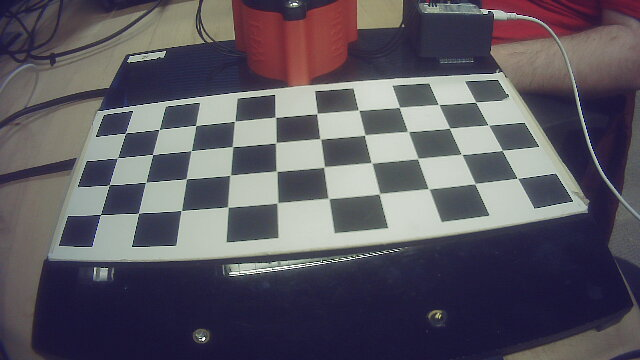
#> input picture simulation/open_manipulator/eyetracking_controller/eyetracking_controller/camera_calibration/MOUNTED_IMAGE.jpg, 640 x 360 px
$ python calibration.py
#> lines starting #> are read from the running program, lines starting #| are printed output that depends on the picture; after the words box and inside, x2 and y2 are one past the last pixel; in counts of white or black regions, pixels touching at a corner belong together; long printed decimals are rounded
# Load used libraries
import numpy as np
import cv2 as cv
import glob
import math


def perform_calibration(boardX: int, boardY: int, calib_imgs_dir:str, calib_results_dir:str, test_img_file:str) -> cv.typing.MatLike:
    # Function that performs camera calibration
    # Inputs:
    # boardX: integer being the number of corners in x
    # boardY: integer being the number of corners in y
    # calib_imgs_dir: string being the directory of where the calibration images are
    # calib_results_dir: string being the directory of where the calibration results should be stored
    # test_img_file: string being the name of the image file to undistort
    # Outputs:
    # dst: image matrix of corrected test_image

    # termination criteria
    criteria = (cv.TERM_CRITERIA_EPS + cv.TERM_CRITERIA_MAX_ITER, 30, 0.001)

    # prepare object points, like (0,0,0), (1,0,0), (2,0,0) ....,(6,5,0)
    objp = np.zeros((boardX*boardY,3), np.float32)
    objp[:,:2] = np.mgrid[0:boardX,0:boardY].T.reshape(-1,2)

    # Arrays to store object points and image points from all the images.
    objpoints = [] # 3d point in real world space
    imgpoints = [] # 2d points in image plane.

    # Loads all image file paths
    images = glob.glob(calib_imgs_dir + '*.jpg')
    print("image filepaths: "+ str(images))

    # Loops through all image file paths
    for fname in images:
        # Loads image
        img = cv.imread(fname)
        # Converts image to grayscale
        gray = cv.cvtColor(img, cv.COLOR_BGR2GRAY)

        # Find the chess board corners
        ret, corners = cv.findChessboardCorners(gray, (boardX,boardY), None)

        # If found, add object points, image points (after refining them)
        if ret == True:
            # Appends object points to object points array
            objpoints.append(objp)
            # Finds corners
            corners2 = cv.cornerSubPix(gray,corners, (11,11), (-1,-1), criteria)
            # Appends corners to image points array
            imgpoints.append(corners2)

            # Draw and display the corners
            cv.drawChessboardCorners(img, (boardX,boardY), corners2, ret)
            cv.imshow('img', img)
            cv.waitKey(50)

    # Cleans up
    cv.destroyAllWindows()

    # Performs camera calibration
    ret, mtx, dist, rvecs, tvecs = cv.calibrateCamera(objpoints, imgpoints, gray.shape[::-1], None, None)

    # Prints and saves calibration matrix
    print("Calibration Matrix:", mtx)
    np.save(calib_results_dir+'calib_mat.npy', mtx)

    # Loads image to undistort
    test_img = cv.imread(test_img_file)
    # Gets image size
    h,  w = test_img.shape[:2]
    # Refines camera matrix and finds roi
    newcameramtx, roi = cv.getOptimalNewCameraMatrix(mtx, dist, (w,h), 1, (w,h))
    # Undistorts image
    dst = cv.undistort(test_img, mtx, dist, None, newcameramtx)
    # crop the image
    x, y, w, h = roi
    dst = dst[y:y+h, x:x+w]

    # Writes undistorted image to file
    cv.imwrite(calib_results_dir+'calibresult.png', dst)

    # Prints and saves refined camera matrix
    print("Refined Calibration Matrix:",newcameramtx)
    np.save(calib_results_dir+'calib_mat_refined.npy', newcameramtx)

    # Prints and saves distortion coefficients
    print("Distortion Coefficients:", dist)
    np.save(calib_results_dir+'dist_coeffs', dist)

    # Initializes mean error
    mean_error = 0
    # Loops through all object points
    for i in range(len(objpoints)):
        # Gets projection points
        imgpoints2, _ = cv.projectPoints(objpoints[i], rvecs[i], tvecs[i], mtx, dist)
        # Finds error by comparing the image points
        error = cv.norm(imgpoints[i], imgpoints2, cv.NORM_L2)/len(imgpoints2)
        # Adds error to mean
        mean_error += error
    # Divides mean error to actually get the mean instead of sum
    mean_error /= len(objpoints)

    # Prints and saves re-projection error
    print("Re-Projection Error", mean_error)
    np.save(calib_results_dir+'reproj_err', mean_error)

    return dst


def flatten_image(img: cv.typing.MatLike, mtx: cv.typing.MatLike, dist: cv.typing.MatLike)-> cv.typing.MatLike:
    # Inputs:
    # img - img matrix from camera, to be flattened - MatLike
    # mtx - calibration matrix, saved from initial calibration - MatLike
    # dist - dist matrix, saved from initial calibration - MatLike
    # Outputs:
    # flat - img matrix from camera, without distortion

    # Gets image size
    h,  w = img.shape[:2]
    # Refines camera matrix and finds roi
    newcameramtx, roi = cv.getOptimalNewCameraMatrix(mtx, dist, (w,h), 1, (w,h))
    # Undistorts image
    dst = cv.undistort(img, mtx, dist, None, newcameramtx)
    # crop the image
    x, y, w, h = roi
    flat = dst[y:y+h, x:x+w]

    return flat


def find_crop_vars(img: cv.typing.MatLike, boardX: int, boardY: int, origin_xy: float)-> tuple[cv.typing.MatLike, float, float]:
    # returns cropped image
    # img - a corrected camera image (using calibration) (already imread'd)
    # boardX, boardY - # of intersections between squares in X and Y directions.

    # use warpPerspective
    # get 4 source corners, and 4 destination corners

    # Find the chess board corners
    ret, corners = cv.findChessboardCorners(img, (boardX, boardY), None)

    top_left = corners[0][0]
    top_right = corners[boardX - 1][0]
    bottom_left = corners[-boardX][0]
    bottom_right = corners[-1][0]

    src = np.float32([
        top_left,
        top_right,
        bottom_right,
        bottom_left
    ])
    # print(src)
    # print("src size:" + str(np.shape(src)))

    # destination corners are  based on longest side
    side1 = math.dist(top_left, top_right)
    side2 = math.dist(top_right, bottom_right)
    side3 = math.dist(bottom_right,bottom_left)
    side4 = math.dist(bottom_left,top_left)

    sides = [side1, side2, side3, side4]
    long_side = max(sides)
    # print(long_side)

    # assuming longest side is boardX corners and shortest is boardY
    short_side = long_side * (boardY/boardX)
    # print(short_side)

    # origin_xy = 28.

    dst = np.float32([
        [origin_xy, origin_xy],
        [long_side,origin_xy],
        [long_side,short_side],
        [origin_xy,short_side]
    ])
    # print(dst)
    # print("dst size:" + str(np.shape(dst)))

    # run warpPerspective
    M = cv.getPerspectiveTransform(src, dst)
    # print(f'M =\n{M}')

    return M, short_side, long_side


def crop_checkerboard(img: cv.typing.MatLike, origin_xy: float, short_side:float, long_side:float, M: cv.typing.MatLike)-> cv.typing.MatLike:
    height, width, channels = img.shape
    img_warped = cv.warpPerspective(img, M, (width, height), flags=cv.INTER_LINEAR)

    # # display resulting image
    # cv.imshow('img_warped', img_warped)
    # cv.waitKey(0)
    # # input("press enter to exit")

    # crop image, easy now we know corners of board
    cropped = img_warped[0:int(short_side + origin_xy), 0:int(long_side + origin_xy)]

    return cropped


def detect_blobs_in_cropped(img: cv.typing.MatLike, detector: cv.SimpleBlobDetector)-> cv.typing.MatLike:

    # greyscale
    grey = cv.cvtColor(img, cv.COLOR_BGR2GRAY)

    # Otsu's thresholding after Gaussian filtering
    blur = cv.GaussianBlur(grey,(5,5),0)
    ret3,th3 = cv.threshold(blur,0,255,cv.THRESH_BINARY+cv.THRESH_OTSU)

    keypoints = detector.detect(th3)
    img_with_keypoints = cv.drawKeypoints(blur, keypoints, np.array([]), (0, 0, 255), cv.DRAW_MATCHES_FLAGS_DRAW_RICH_KEYPOINTS)

    return img_with_keypoints


def main():
    ## Values
    # interior Corners in x direction
    boardX = 10
    # interior Corners in y direction
    boardY = 4
    # Location of calibration images
    mother_dir = '2MPx_wide'
    calib_imgs_dir = mother_dir + '_data/'
    # Location of folder to save npy arrays
    calib_results_dir = mother_dir + '_results/'
    # Name of test image file to undistort
    test_img_file = 'MOUNTED_IMAGE.jpg'
    test_img = cv.imread(test_img_file)
#> test_img is the input picture: shape (360, 640, 3); mean B, G, R 96.9, 88.1, 91.8

    # filename of static checkerboard, to be overlaid on camera image
    static_img_file = 'static-chessboard-3x10.jpg'
    static_img = cv.imread(static_img_file)
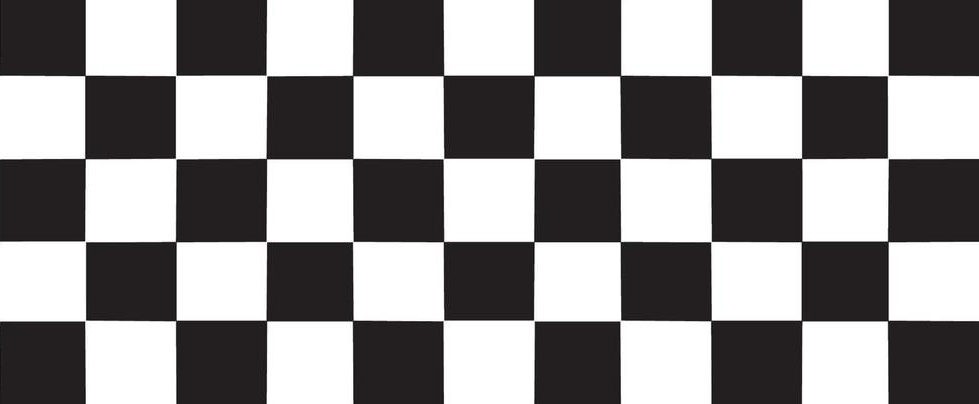
#> input picture simulation/open_manipulator/eyetracking_controller/eyetracking_controller/camera_calibration/static-chessboard-3x10.jpg, 979 x 404 px
#> static_img is the input picture: shape (404, 979, 3); mean B, G, R 141.2, 140.6, 142.6


    perform_calibration(boardX, boardY, calib_imgs_dir, calib_results_dir, test_img_file)
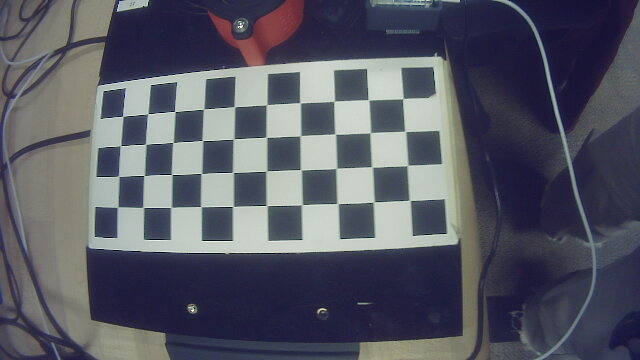
#> input picture simulation/open_manipulator/eyetracking_controller/eyetracking_controller/camera_calibration/2MPx_wide_data/2026-04-06-180339.jpg, 640 x 360 px
#> in perform_calibration, img is the input picture: shape (360, 640, 3); mean B, G, R 99.5, 87.7, 86.2
#> in perform_calibration, `gray = cv.cvtColor(img, cv.COLOR_BGR2GRAY)`:
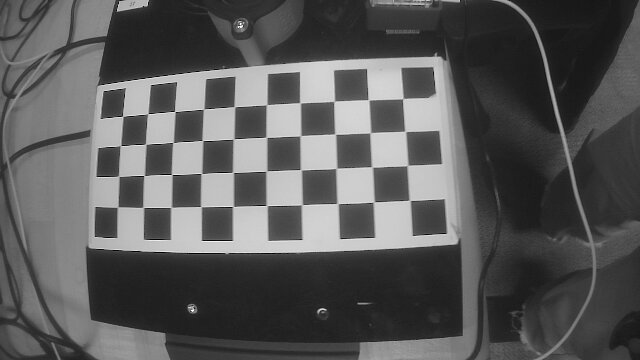
#> gray: shape (360, 640); min 1, max 255, mean 88.6
#> in perform_calibration, `ret, corners = cv.findChessboardCorners(gray, (boardX,boardY), None)`: ret = True; corners = 40 rows, first 8: [122.6, 116.3], [148.1, 113.6], [174.7, 111.4], [203.5, 109.3], [234.5, 106.8], [266.6, 104.6], [300.1, 102.8], [334, 101.5]
#> in perform_calibration, `corners2 = cv.cornerSubPix(gray,corners, (11,11), (-1,-1), criteria)`: corners2 = 40 rows, first 8: [122.6, 116.2], [147.7, 113.9], [174.7, 111.5], [203.6, 109.1], [234.3, 106.5], [266.6, 104.8], [300, 102.7], [334.1, 101.2]
#> in perform_calibration, `cv.drawChessboardCorners(img, (boardX,boardY), corners2, ret)`:
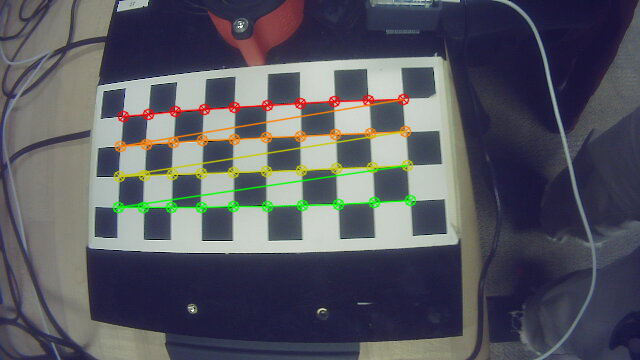
#> img: shape (360, 640, 3); 3.92% of pixels changed, all inside (x1, y1, x2, y2) = (112, 93, 417, 214)
#> in perform_calibration, `ret, mtx, dist, rvecs, tvecs = cv.calibrateCamera(objpoints, imgpoints..`: ret = 0.178; mtx = [[185.7, 0, 352.7], [0, 181.7, 168.7], [0, 0, 1]]; dist = [[-0.0572, -0.00137, -0.00216, 0.0018, 0.00153]]; rvecs = ([-0.0775, 0.00397, -0.0403],); tvecs = ([-7.54, -1.72, 5.37],)
#| Calibration Matrix: [[185.695    0.         352.716 ]
#|  [  0.         181.664 168.704]
#|  [  0.           0.           1.        ]]
#> in perform_calibration, `newcameramtx, roi = cv.getOptimalNewCameraMatrix(mtx, dist, (w,h), 1, ..`: newcameramtx = [[158.7, 0, 352.6], [0, 153.7, 166.8], [0, 0, 1]]; roi = (7, 16, 629, 326)
#> in perform_calibration, `dst = cv.undistort(test_img, mtx, dist, None, newcameramtx)`:
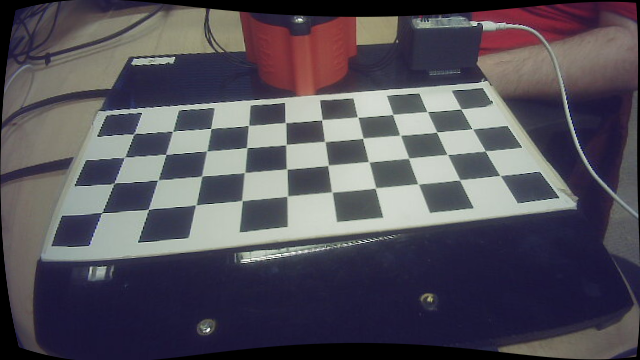
#> dst: shape (360, 640, 3); mean B, G, R 89.4, 80.5, 84.1
#> in perform_calibration, `x, y, w, h = roi`: x = 7; y = 16; w = 629; h = 326
#> in perform_calibration, `dst = dst[y:y+h, x:x+w]`:
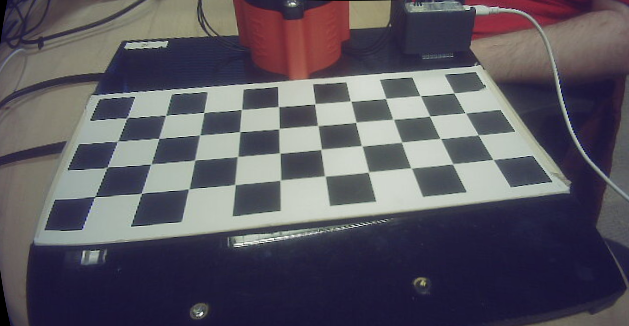
#> dst: shape (326, 629, 3); mean B, G, R 96.3, 87.1, 90.4
#| Refined Calibration Matrix: [[158.715   0.         352.613]
#|  [  0.         153.684 166.775]
#|  [  0.           0.           1.        ]]
#| Distortion Coefficients: [[-0.0572 -0.001366 -0.002156   0.001802  0.001527]]
#> the loop in perform_calibration, `for i in range(len(objpoints)):` made 1 pass
#> (error, mean_error) on pass 1: (0.0281, 0.0281)
#> after the loop in perform_calibration, `for i in range(len(objpoints)):`: mean_error = 0.0281
#| Re-Projection Error 0.02813

    # Running function to perform calibration, print/save metrics, and undistort image
    calibmtx = np.load(calib_results_dir + 'calib_mat.npy')
    dist = np.load(calib_results_dir + 'dist_coeffs.npy')

    camera = flatten_image(test_img, calibmtx, dist)


    # [6 lines of commented-out code are left out]

    origin_xy = 28.0
    M, short_side, long_side = find_crop_vars(camera, boardX, boardY, origin_xy)
#> in find_crop_vars, `ret, corners = cv.findChessboardCorners(img, (boardX, boardY), None)`: ret = True; corners = 40 rows, first 8: [126.7, 118], [165.4, 115.5], [203.7, 112.5], [241.5, 109.4], [278.3, 106.4], [314.9, 103.8], [350.6, 100.9], [385.6, 98.36]
#> in find_crop_vars, `top_left = corners[0][0]`: top_left = [126.7, 118]
#> in find_crop_vars, `top_right = corners[boardX - 1][0]`: top_right = [453.7, 92.89]
#> in find_crop_vars, `bottom_left = corners[-boardX][0]`: bottom_left = [94.78, 196.6]
#> in find_crop_vars, `bottom_right = corners[-1][0]`: bottom_right = [492.9, 159.5]
#> in find_crop_vars, `src = np.float32([ top_left, top_right, bottom_right, bottom_left ])`: src = [[126.7, 118], [453.7, 92.89], [492.9, 159.5], [94.78, 196.6]]
#> in find_crop_vars, `side1 = math.dist(top_left, top_right)`: side1 = 327.9
#> in find_crop_vars, `side2 = math.dist(top_right, bottom_right)`: side2 = 77.29
#> in find_crop_vars, `side3 = math.dist(bottom_right,bottom_left)`: side3 = 399.9
#> in find_crop_vars, `side4 = math.dist(bottom_left,top_left)`: side4 = 84.81
#> in find_crop_vars, `sides = [side1, side2, side3, side4]`: sides = [327.9, 77.29, 399.9, 84.81]
#> in find_crop_vars, `long_side = max(sides)`: long_side = 399.9
#> in find_crop_vars, `short_side = long_side * (boardY/boardX)`: short_side = 160
#> in find_crop_vars, `dst = np.float32([ [origin_xy, origin_xy], [long_side,origin_xy], [lon..`: dst = [[28, 28], [399.9, 28], [399.9, 160], [28, 160]]
#> in find_crop_vars, `M = cv.getPerspectiveTransform(src, dst)`: M = [[1.67, 0.802, -263.2], [0.251, 3.38, -388.1], [1.18e-05, 0.00446, 1]]
#> short_side = 160; long_side = 399.9
    cropped_camera = crop_checkerboard(camera, origin_xy, short_side, long_side, M)

    # Extract height and width from the reference image
    # shape[:2] gives (height, width)
    height, width = cropped_camera.shape[:2]
#> height = 187; width = 427

    # Resize target image to match reference image
    # Note: dsize is (width, height)
    cropped_static = cv.resize(static_img, (width, height), interpolation=cv.INTER_LINEAR)


    alpha = 0.5

    if cropped_camera is None:
        print("Error loading src1")
        exit(-1)
    elif cropped_static is None:
        print("Error loading src2")
        exit(-1)

    # [blend_images]
    beta = (1.0 - alpha)
    final = cv.addWeighted(cropped_camera, alpha, cropped_static, beta, 0.0)
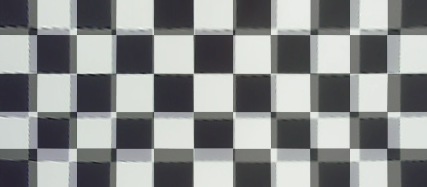
#> final: shape (187, 427, 3); mean B, G, R 140.4, 140.6, 138.3
    # [blend_images]

    # do a bunch of stuff to fullscreen the image
    cv.namedWindow("Fullscreen Window", cv.WINDOW_NORMAL)
    cv.setWindowProperty("Fullscreen Window", cv.WND_PROP_FULLSCREEN, cv.WINDOW_FULLSCREEN)
    cv.imshow("Fullscreen Window", cropped_camera)

    cv.waitKey(0)
    cv.destroyAllWindows()

if __name__ == "__main__":
    main()
